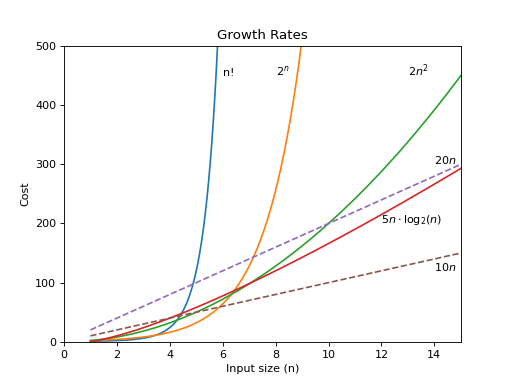

Write Python code to recreate this figure.
import numpy as np
import matplotlib.pyplot as plt
from scipy.special import gamma

n = np.linspace(1, 20, 1000)
plt.plot(n,gamma(n+1))
plt.plot(n, 2**n)
plt.plot(n, 2*n**2)
plt.plot(n, 5*n*np.log2(n))
plt.plot(n, 20*n, '--')
plt.plot(n, 10*n, '--')

plt.ylim(0,500)
plt.xlim(0,15)

plt.text(6,  450,'n!')
plt.text(8, 450, '$2^n$')
plt.text(13, 450, '$2n^2$')
plt.text(12, 200, '$5n\cdot\log_{2}(n)$')
plt.text(14, 300, '$20n$')
plt.text(14, 120, '$10n$')

plt.title('Growth Rates')
plt.xlabel('Input size (n)')
plt.ylabel('Cost')

plt.show()
